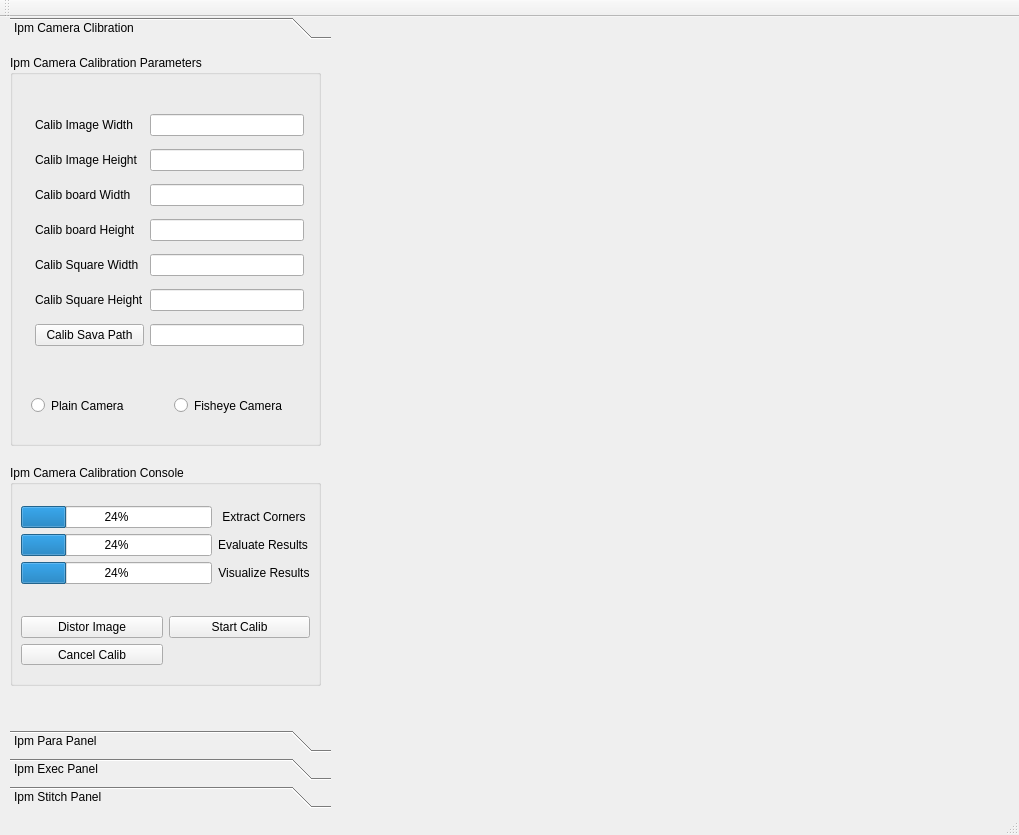
<?xml version="1.0" encoding="UTF-8"?>
<ui version="4.0">
 <class>MainWindow</class>
 <widget class="QMainWindow" name="MainWindow">
  <property name="geometry">
   <rect>
    <x>0</x>
    <y>0</y>
    <width>1019</width>
    <height>835</height>
   </rect>
  </property>
  <property name="windowTitle">
   <string>MainWindow</string>
  </property>
  <widget class="QWidget" name="centralWidget">
   <widget class="QToolBox" name="toolBox">
    <property name="geometry">
     <rect>
      <x>10</x>
      <y>0</y>
      <width>321</width>
      <height>791</height>
     </rect>
    </property>
    <property name="currentIndex">
     <number>0</number>
    </property>
    <widget class="QWidget" name="Page">
     <property name="geometry">
      <rect>
       <x>0</x>
       <y>0</y>
       <width>321</width>
       <height>667</height>
      </rect>
     </property>
     <attribute name="label">
      <string>Ipm Camera Clibration</string>
     </attribute>
     <widget class="QGroupBox" name="groupBox_4">
      <property name="geometry">
       <rect>
        <x>0</x>
        <y>10</y>
        <width>311</width>
        <height>391</height>
       </rect>
      </property>
      <property name="title">
       <string>Ipm Camera Calibration Parameters</string>
      </property>
      <widget class="QWidget" name="layoutWidget">
       <property name="geometry">
        <rect>
         <x>10</x>
         <y>330</y>
         <width>301</width>
         <height>41</height>
        </rect>
       </property>
       <layout class="QHBoxLayout" name="horizontalLayout_3">
        <item>
         <widget class="QRadioButton" name="ipm_calib_plain_cam_radioButton">
          <property name="text">
           <string>Plain Camera</string>
          </property>
         </widget>
        </item>
        <item>
         <widget class="QRadioButton" name="ipm_calib_fisheye_cam_radioButton">
          <property name="text">
           <string>Fisheye Camera</string>
          </property>
         </widget>
        </item>
       </layout>
      </widget>
      <widget class="QWidget" name="layoutWidget">
       <property name="geometry">
        <rect>
         <x>14</x>
         <y>41</y>
         <width>291</width>
         <height>271</height>
        </rect>
       </property>
       <layout class="QGridLayout" name="gridLayout_10">
        <item row="0" column="0">
         <widget class="QLabel" name="label_23">
          <property name="text">
           <string>Calib Image Width</string>
          </property>
         </widget>
        </item>
        <item row="0" column="1">
         <widget class="QLineEdit" name="ipm_calib_image_width_lineEdit"/>
        </item>
        <item row="1" column="0">
         <widget class="QLabel" name="label_24">
          <property name="text">
           <string>Calib Image Height</string>
          </property>
         </widget>
        </item>
        <item row="1" column="1">
         <widget class="QLineEdit" name="ipm_calib_image_height_lineEdit"/>
        </item>
        <item row="2" column="0">
         <widget class="QLabel" name="label_25">
          <property name="text">
           <string>Calib board Width</string>
          </property>
         </widget>
        </item>
        <item row="2" column="1">
         <widget class="QLineEdit" name="ipm_calib_board_width_lineEdit"/>
        </item>
        <item row="3" column="0">
         <widget class="QLabel" name="label_27">
          <property name="text">
           <string>Calib board Height</string>
          </property>
         </widget>
        </item>
        <item row="3" column="1">
         <widget class="QLineEdit" name="ipm_calib_board_height_lineEdit"/>
        </item>
        <item row="4" column="0">
         <widget class="QLabel" name="label_26">
          <property name="text">
           <string>Calib Square Width</string>
          </property>
         </widget>
        </item>
        <item row="4" column="1">
         <widget class="QLineEdit" name="ipm_calib_square_width_lineEdit"/>
        </item>
        <item row="5" column="0">
         <widget class="QLabel" name="label_28">
          <property name="text">
           <string>Calib Square Height</string>
          </property>
         </widget>
        </item>
        <item row="5" column="1">
         <widget class="QLineEdit" name="ipm_calib_square_height_lineEdit"/>
        </item>
        <item row="6" column="1">
         <widget class="QLineEdit" name="ipm_calib_paras_save_lineEdit"/>
        </item>
        <item row="6" column="0">
         <widget class="QToolButton" name="ipm_calib_paras_save_path_toolButton">
          <property name="sizePolicy">
           <sizepolicy hsizetype="Preferred" vsizetype="Preferred">
            <horstretch>0</horstretch>
            <verstretch>0</verstretch>
           </sizepolicy>
          </property>
          <property name="text">
           <string>Calib Sava Path</string>
          </property>
         </widget>
        </item>
       </layout>
      </widget>
     </widget>
     <widget class="QGroupBox" name="groupBox_5">
      <property name="geometry">
       <rect>
        <x>0</x>
        <y>420</y>
        <width>311</width>
        <height>221</height>
       </rect>
      </property>
      <property name="title">
       <string>Ipm Camera Calibration Console</string>
      </property>
      <widget class="QWidget" name="layoutWidget">
       <property name="geometry">
        <rect>
         <x>0</x>
         <y>140</y>
         <width>311</width>
         <height>71</height>
        </rect>
       </property>
       <layout class="QGridLayout" name="gridLayout_15">
        <item row="0" column="0">
         <widget class="QPushButton" name="ipm_calib_distorate_image_pushButton">
          <property name="text">
           <string>Distor Image</string>
          </property>
         </widget>
        </item>
        <item row="0" column="1">
         <widget class="QPushButton" name="ipm_calib_start_pushButton">
          <property name="text">
           <string>Start Calib</string>
          </property>
         </widget>
        </item>
        <item row="1" column="0">
         <widget class="QPushButton" name="ipm_calib_cancel_pushButton">
          <property name="text">
           <string>Cancel Calib</string>
          </property>
         </widget>
        </item>
       </layout>
      </widget>
      <widget class="QWidget" name="layoutWidget">
       <property name="geometry">
        <rect>
         <x>0</x>
         <y>30</y>
         <width>311</width>
         <height>101</height>
        </rect>
       </property>
       <layout class="QGridLayout" name="gridLayout_11">
        <item row="0" column="0">
         <widget class="QProgressBar" name="ipm_calib_extract_corners_progressBar">
          <property name="value">
           <number>24</number>
          </property>
         </widget>
        </item>
        <item row="0" column="1">
         <widget class="QLabel" name="label_29">
          <property name="text">
           <string>Extract Corners</string>
          </property>
          <property name="alignment">
           <set>Qt::AlignCenter</set>
          </property>
         </widget>
        </item>
        <item row="1" column="0">
         <widget class="QProgressBar" name="ipm_calib_evaluate_result_progressBar">
          <property name="value">
           <number>24</number>
          </property>
         </widget>
        </item>
        <item row="1" column="1">
         <widget class="QLabel" name="label_31">
          <property name="text">
           <string>Evaluate Results</string>
          </property>
         </widget>
        </item>
        <item row="2" column="0">
         <widget class="QProgressBar" name="ipm_calib_vis_result_progressBar">
          <property name="value">
           <number>24</number>
          </property>
         </widget>
        </item>
        <item row="2" column="1">
         <widget class="QLabel" name="label_30">
          <property name="text">
           <string>Visualize Results</string>
          </property>
          <property name="alignment">
           <set>Qt::AlignCenter</set>
          </property>
         </widget>
        </item>
       </layout>
      </widget>
     </widget>
    </widget>
    <widget class="QWidget" name="ipm_para_panel">
     <property name="geometry">
      <rect>
       <x>0</x>
       <y>0</y>
       <width>321</width>
       <height>667</height>
      </rect>
     </property>
     <attribute name="label">
      <string>Ipm Para Panel</string>
     </attribute>
     <widget class="QGroupBox" name="camera_model_groupbox">
      <property name="geometry">
       <rect>
        <x>0</x>
        <y>10</y>
        <width>321</width>
        <height>241</height>
       </rect>
      </property>
      <property name="title">
       <string>Ipm Camera Model Para</string>
      </property>
      <layout class="QGridLayout" name="gridLayout">
       <item row="0" column="0">
        <widget class="QToolButton" name="toolButton">
         <property name="text">
          <string>Calib File</string>
         </property>
        </widget>
       </item>
       <item row="0" column="1">
        <widget class="QLineEdit" name="lineEdit"/>
       </item>
       <item row="1" column="0">
        <widget class="QLabel" name="label">
         <property name="text">
          <string>Calib Width</string>
         </property>
         <property name="alignment">
          <set>Qt::AlignCenter</set>
         </property>
        </widget>
       </item>
       <item row="1" column="1">
        <widget class="QLineEdit" name="lineEdit_2"/>
       </item>
       <item row="2" column="0">
        <widget class="QLabel" name="label_2">
         <property name="text">
          <string>Calib Height</string>
         </property>
         <property name="alignment">
          <set>Qt::AlignCenter</set>
         </property>
        </widget>
       </item>
       <item row="2" column="1">
        <widget class="QLineEdit" name="lineEdit_3"/>
       </item>
       <item row="3" column="0">
        <widget class="QLabel" name="label_3">
         <property name="text">
          <string>Camera Pitch</string>
         </property>
         <property name="alignment">
          <set>Qt::AlignCenter</set>
         </property>
        </widget>
       </item>
       <item row="3" column="1">
        <widget class="QLineEdit" name="lineEdit_4"/>
       </item>
       <item row="4" column="0">
        <widget class="QLabel" name="label_9">
         <property name="text">
          <string>Camera Yaw</string>
         </property>
         <property name="alignment">
          <set>Qt::AlignCenter</set>
         </property>
        </widget>
       </item>
       <item row="4" column="1">
        <widget class="QLineEdit" name="lineEdit_10"/>
       </item>
       <item row="5" column="0">
        <widget class="QLabel" name="label_4">
         <property name="text">
          <string>Camera Name</string>
         </property>
         <property name="alignment">
          <set>Qt::AlignCenter</set>
         </property>
        </widget>
       </item>
       <item row="5" column="1">
        <widget class="QLineEdit" name="lineEdit_5"/>
       </item>
      </layout>
     </widget>
     <widget class="QGroupBox" name="ipm_model_groupbox">
      <property name="geometry">
       <rect>
        <x>0</x>
        <y>260</y>
        <width>321</width>
        <height>241</height>
       </rect>
      </property>
      <property name="title">
       <string>Ipm Model Para</string>
      </property>
      <layout class="QGridLayout" name="gridLayout_4">
       <item row="0" column="0">
        <layout class="QGridLayout" name="gridLayout_2">
         <item row="4" column="0" colspan="2">
          <widget class="QLabel" name="label_32">
           <property name="text">
            <string>CCD Img Path</string>
           </property>
           <property name="alignment">
            <set>Qt::AlignCenter</set>
           </property>
          </widget>
         </item>
         <item row="4" column="2">
          <widget class="QLineEdit" name="ccd_img_path_line_edit"/>
         </item>
         <item row="5" column="0" colspan="2">
          <widget class="QLabel" name="label_33">
           <property name="text">
            <string>CCD Dir Path</string>
           </property>
           <property name="alignment">
            <set>Qt::AlignCenter</set>
           </property>
          </widget>
         </item>
         <item row="5" column="2">
          <widget class="QLineEdit" name="ccd_img_dir_path_line_edit"/>
         </item>
         <item row="3" column="2">
          <widget class="QLineEdit" name="lineEdit_9"/>
         </item>
         <item row="2" column="2">
          <widget class="QLineEdit" name="lineEdit_8"/>
         </item>
         <item row="1" column="2">
          <widget class="QLineEdit" name="lineEdit_7"/>
         </item>
         <item row="0" column="2">
          <widget class="QLineEdit" name="lineEdit_6"/>
         </item>
         <item row="0" column="0" colspan="2">
          <widget class="QLabel" name="label_5">
           <property name="text">
            <string>Vp Point X</string>
           </property>
           <property name="alignment">
            <set>Qt::AlignCenter</set>
           </property>
          </widget>
         </item>
         <item row="1" column="0" colspan="2">
          <widget class="QLabel" name="label_6">
           <property name="text">
            <string>Vp Point Y</string>
           </property>
           <property name="alignment">
            <set>Qt::AlignCenter</set>
           </property>
          </widget>
         </item>
         <item row="2" column="0" colspan="2">
          <widget class="QLabel" name="label_7">
           <property name="text">
            <string>Ipm Width</string>
           </property>
           <property name="alignment">
            <set>Qt::AlignCenter</set>
           </property>
          </widget>
         </item>
         <item row="3" column="0" colspan="2">
          <widget class="QLabel" name="label_8">
           <property name="text">
            <string>Ipm Height</string>
           </property>
           <property name="alignment">
            <set>Qt::AlignCenter</set>
           </property>
          </widget>
         </item>
        </layout>
       </item>
      </layout>
     </widget>
     <widget class="QGroupBox" name="groupBox_7">
      <property name="geometry">
       <rect>
        <x>0</x>
        <y>510</y>
        <width>321</width>
        <height>161</height>
       </rect>
      </property>
      <property name="title">
       <string>Ipm Transform Console</string>
      </property>
      <layout class="QGridLayout" name="gridLayout_13">
       <item row="0" column="0">
        <layout class="QGridLayout" name="gridLayout_3">
         <item row="0" column="0">
          <widget class="QPushButton" name="load_ccd_img_btn">
           <property name="text">
            <string>Load Image</string>
           </property>
          </widget>
         </item>
         <item row="4" column="0">
          <widget class="QPushButton" name="generate_ipm_btn">
           <property name="text">
            <string>Generate Ipm</string>
           </property>
          </widget>
         </item>
         <item row="2" column="0">
          <widget class="QPushButton" name="load_generate_ipm_para_pushButton">
           <property name="text">
            <string>Load Ipm Generate Parameters</string>
           </property>
          </widget>
         </item>
         <item row="5" column="0">
          <widget class="QPushButton" name="save_ipm_para_btn">
           <property name="text">
            <string>Save Ipm Parameters</string>
           </property>
          </widget>
         </item>
         <item row="1" column="0">
          <widget class="QPushButton" name="generate_load_ipm_ccd_dir_pushButton">
           <property name="text">
            <string>Load Image Dir</string>
           </property>
          </widget>
         </item>
        </layout>
       </item>
      </layout>
     </widget>
    </widget>
    <widget class="QWidget" name="ipm_exec_panel">
     <property name="geometry">
      <rect>
       <x>0</x>
       <y>0</y>
       <width>321</width>
       <height>667</height>
      </rect>
     </property>
     <attribute name="label">
      <string>Ipm Exec Panel</string>
     </attribute>
     <widget class="QGroupBox" name="groupBox">
      <property name="geometry">
       <rect>
        <x>0</x>
        <y>10</y>
        <width>321</width>
        <height>231</height>
       </rect>
      </property>
      <property name="title">
       <string>Ipm Exec Para</string>
      </property>
      <layout class="QVBoxLayout" name="verticalLayout">
       <item>
        <layout class="QGridLayout" name="gridLayout_5">
         <item row="0" column="0">
          <widget class="QToolButton" name="ccd_dir_toolButton">
           <property name="text">
            <string>CCD Dir</string>
           </property>
          </widget>
         </item>
         <item row="0" column="1">
          <widget class="QLineEdit" name="ccd_dir_lineEdit"/>
         </item>
         <item row="1" column="0">
          <widget class="QToolButton" name="ipm_ret_dir_toolButton">
           <property name="text">
            <string>Ipm Dir</string>
           </property>
          </widget>
         </item>
         <item row="1" column="1">
          <widget class="QLineEdit" name="ipm_dir_lineEdit"/>
         </item>
         <item row="2" column="0">
          <widget class="QToolButton" name="frametime_path_toolButton">
           <property name="text">
            <string>Frame Path</string>
           </property>
          </widget>
         </item>
         <item row="2" column="1">
          <widget class="QLineEdit" name="frame_path_lineEdit"/>
         </item>
        </layout>
       </item>
       <item>
        <layout class="QHBoxLayout" name="horizontalLayout">
         <item>
          <widget class="QRadioButton" name="dynamic_radio_btn">
           <property name="text">
            <string>Dynamic Model</string>
           </property>
          </widget>
         </item>
         <item>
          <widget class="QRadioButton" name="static_radio_btn">
           <property name="text">
            <string>Static Model</string>
           </property>
          </widget>
         </item>
        </layout>
       </item>
      </layout>
     </widget>
     <widget class="QGroupBox" name="groupBox_6">
      <property name="geometry">
       <rect>
        <x>0</x>
        <y>270</y>
        <width>321</width>
        <height>151</height>
       </rect>
      </property>
      <property name="title">
       <string>Ipm Exec Console</string>
      </property>
      <layout class="QGridLayout" name="gridLayout_12">
       <item row="0" column="0">
        <layout class="QGridLayout" name="gridLayout_6">
         <item row="0" column="0">
          <widget class="QPushButton" name="batch_generate_ipm_pushButton">
           <property name="text">
            <string>Batch Generate Ipm</string>
           </property>
          </widget>
         </item>
         <item row="1" column="0">
          <widget class="QProgressBar" name="batch_process_ipm_progressBar">
           <property name="value">
            <number>24</number>
           </property>
          </widget>
         </item>
         <item row="2" column="0">
          <widget class="QPushButton" name="cancel_generate_ipm_pushButton">
           <property name="text">
            <string>Cancel Generate Ipm</string>
           </property>
          </widget>
         </item>
        </layout>
       </item>
      </layout>
     </widget>
    </widget>
    <widget class="QWidget" name="ipm_stitch_panel">
     <property name="geometry">
      <rect>
       <x>0</x>
       <y>0</y>
       <width>321</width>
       <height>667</height>
      </rect>
     </property>
     <attribute name="label">
      <string>Ipm Stitch Panel</string>
     </attribute>
     <widget class="QGroupBox" name="groupBox_2">
      <property name="geometry">
       <rect>
        <x>8</x>
        <y>5</y>
        <width>311</width>
        <height>521</height>
       </rect>
      </property>
      <property name="title">
       <string>Ipm Stitch Para</string>
      </property>
      <layout class="QGridLayout" name="gridLayout_14">
       <item row="0" column="0">
        <layout class="QGridLayout" name="gridLayout_7">
         <item row="0" column="0">
          <widget class="QToolButton" name="ipm_stitch_dir_toolButton">
           <property name="enabled">
            <bool>true</bool>
           </property>
           <property name="sizePolicy">
            <sizepolicy hsizetype="Preferred" vsizetype="Preferred">
             <horstretch>0</horstretch>
             <verstretch>0</verstretch>
            </sizepolicy>
           </property>
           <property name="layoutDirection">
            <enum>Qt::LeftToRight</enum>
           </property>
           <property name="text">
            <string>Ipm Dir Path</string>
           </property>
           <attribute name="buttonGroup">
            <string notr="true">buttonGroup</string>
           </attribute>
          </widget>
         </item>
         <item row="0" column="1">
          <widget class="QLineEdit" name="ipm_stitch_ipm_dir_lineEdit"/>
         </item>
         <item row="1" column="0">
          <widget class="QToolButton" name="ipm_stitch_panob_path_toolButton">
           <property name="sizePolicy">
            <sizepolicy hsizetype="Preferred" vsizetype="Preferred">
             <horstretch>0</horstretch>
             <verstretch>0</verstretch>
            </sizepolicy>
           </property>
           <property name="text">
            <string>PanotimeB Path</string>
           </property>
           <attribute name="buttonGroup">
            <string notr="true">buttonGroup</string>
           </attribute>
          </widget>
         </item>
         <item row="1" column="1">
          <widget class="QLineEdit" name="ipm_stitch_panob_path_lineEdit"/>
         </item>
         <item row="2" column="0">
          <widget class="QToolButton" name="ipm_stitch_output_path_toolButton">
           <property name="sizePolicy">
            <sizepolicy hsizetype="Expanding" vsizetype="Preferred">
             <horstretch>0</horstretch>
             <verstretch>0</verstretch>
            </sizepolicy>
           </property>
           <property name="text">
            <string>Output Path</string>
           </property>
           <attribute name="buttonGroup">
            <string notr="true">buttonGroup</string>
           </attribute>
          </widget>
         </item>
         <item row="2" column="1">
          <widget class="QLineEdit" name="ipm_stitch_output_path_lineEdit"/>
         </item>
         <item row="3" column="0">
          <widget class="QLabel" name="label_10">
           <property name="sizePolicy">
            <sizepolicy hsizetype="Expanding" vsizetype="Preferred">
             <horstretch>0</horstretch>
             <verstretch>0</verstretch>
            </sizepolicy>
           </property>
           <property name="text">
            <string>Pitch</string>
           </property>
           <property name="alignment">
            <set>Qt::AlignCenter</set>
           </property>
          </widget>
         </item>
         <item row="3" column="1">
          <widget class="QLineEdit" name="ipm_stitch_pitch_lineEdit"/>
         </item>
         <item row="4" column="0">
          <widget class="QLabel" name="label_11">
           <property name="text">
            <string>Yaw</string>
           </property>
           <property name="alignment">
            <set>Qt::AlignCenter</set>
           </property>
          </widget>
         </item>
         <item row="4" column="1">
          <widget class="QLineEdit" name="ipm_stitch_yaw_lineEdit"/>
         </item>
         <item row="5" column="0">
          <widget class="QLabel" name="label_12">
           <property name="text">
            <string>Fy</string>
           </property>
           <property name="alignment">
            <set>Qt::AlignCenter</set>
           </property>
          </widget>
         </item>
         <item row="5" column="1">
          <widget class="QLineEdit" name="ipm_stitch_fy_lineEdit"/>
         </item>
         <item row="6" column="0">
          <widget class="QLabel" name="label_13">
           <property name="text">
            <string>Ratio</string>
           </property>
           <property name="alignment">
            <set>Qt::AlignCenter</set>
           </property>
          </widget>
         </item>
         <item row="6" column="1">
          <widget class="QLineEdit" name="ipm_stitch_ratio_lineEdit"/>
         </item>
         <item row="7" column="0">
          <widget class="QLabel" name="label_14">
           <property name="text">
            <string>Step Size</string>
           </property>
           <property name="alignment">
            <set>Qt::AlignCenter</set>
           </property>
          </widget>
         </item>
         <item row="7" column="1">
          <widget class="QLineEdit" name="ipm_stitch_stepsize_lineEdit"/>
         </item>
         <item row="8" column="0">
          <widget class="QLabel" name="label_15">
           <property name="text">
            <string>Start Idx</string>
           </property>
           <property name="alignment">
            <set>Qt::AlignCenter</set>
           </property>
          </widget>
         </item>
         <item row="8" column="1">
          <widget class="QLineEdit" name="ipm_stitch_start_idx_lineEdit"/>
         </item>
         <item row="9" column="0">
          <widget class="QLabel" name="label_20">
           <property name="text">
            <string>End Idx</string>
           </property>
           <property name="alignment">
            <set>Qt::AlignCenter</set>
           </property>
          </widget>
         </item>
         <item row="9" column="1">
          <widget class="QLineEdit" name="ipm_stitch_end_idx_lineEdit"/>
         </item>
         <item row="10" column="0">
          <widget class="QLabel" name="label_16">
           <property name="text">
            <string>Ipm Center X</string>
           </property>
           <property name="alignment">
            <set>Qt::AlignCenter</set>
           </property>
          </widget>
         </item>
         <item row="10" column="1">
          <widget class="QLineEdit" name="ipm_stitch_centert_x_lineEdit"/>
         </item>
         <item row="11" column="0">
          <widget class="QLabel" name="label_17">
           <property name="text">
            <string>Ipm Center Y</string>
           </property>
           <property name="alignment">
            <set>Qt::AlignCenter</set>
           </property>
          </widget>
         </item>
         <item row="11" column="1">
          <widget class="QLineEdit" name="ipm_stitch_centert_y_lineEdit"/>
         </item>
         <item row="12" column="0">
          <widget class="QLabel" name="label_18">
           <property name="text">
            <string>Ipm Offset Top</string>
           </property>
           <property name="alignment">
            <set>Qt::AlignCenter</set>
           </property>
          </widget>
         </item>
         <item row="12" column="1">
          <widget class="QLineEdit" name="ipm_stitch_centert_top_offset_lineEdit"/>
         </item>
         <item row="13" column="0">
          <widget class="QLabel" name="label_19">
           <property name="text">
            <string>Ipm Offset Bottom</string>
           </property>
           <property name="alignment">
            <set>Qt::AlignCenter</set>
           </property>
          </widget>
         </item>
         <item row="13" column="1">
          <widget class="QLineEdit" name="ipm_stitch_centert_bottom_offset_lineEdit"/>
         </item>
        </layout>
       </item>
      </layout>
     </widget>
     <widget class="QGroupBox" name="groupBox_3">
      <property name="geometry">
       <rect>
        <x>10</x>
        <y>540</y>
        <width>311</width>
        <height>131</height>
       </rect>
      </property>
      <property name="title">
       <string>Ipm Stitch Console</string>
      </property>
      <layout class="QGridLayout" name="gridLayout_9">
       <item row="0" column="0">
        <layout class="QGridLayout" name="gridLayout_8">
         <item row="2" column="0">
          <widget class="QPushButton" name="ipm_stitch_load_para_pushButton">
           <property name="sizePolicy">
            <sizepolicy hsizetype="Preferred" vsizetype="Preferred">
             <horstretch>0</horstretch>
             <verstretch>0</verstretch>
            </sizepolicy>
           </property>
           <property name="text">
            <string>Load Para</string>
           </property>
          </widget>
         </item>
         <item row="2" column="1">
          <widget class="QPushButton" name="ipm_stitch_start_pushButton">
           <property name="sizePolicy">
            <sizepolicy hsizetype="Preferred" vsizetype="Preferred">
             <horstretch>0</horstretch>
             <verstretch>0</verstretch>
            </sizepolicy>
           </property>
           <property name="text">
            <string>Start</string>
           </property>
          </widget>
         </item>
         <item row="2" column="2">
          <widget class="QPushButton" name="ipm_stitch_save_para_pushButton">
           <property name="text">
            <string>Save Para</string>
           </property>
          </widget>
         </item>
         <item row="2" column="3">
          <widget class="QPushButton" name="ipm_stitch_cancel_pushButton">
           <property name="sizePolicy">
            <sizepolicy hsizetype="Preferred" vsizetype="Preferred">
             <horstretch>0</horstretch>
             <verstretch>0</verstretch>
            </sizepolicy>
           </property>
           <property name="text">
            <string>Cancel</string>
           </property>
          </widget>
         </item>
         <item row="0" column="0" colspan="3">
          <widget class="QProgressBar" name="ipm_stitch_stack_progressBar">
           <property name="value">
            <number>24</number>
           </property>
          </widget>
         </item>
         <item row="1" column="0" colspan="3">
          <widget class="QProgressBar" name="ipm_stitch_render_progressBar">
           <property name="value">
            <number>24</number>
           </property>
          </widget>
         </item>
         <item row="0" column="3">
          <widget class="QLabel" name="label_21">
           <property name="text">
            <string>Stack</string>
           </property>
           <property name="alignment">
            <set>Qt::AlignCenter</set>
           </property>
          </widget>
         </item>
         <item row="1" column="3">
          <widget class="QLabel" name="label_22">
           <property name="text">
            <string>Render</string>
           </property>
           <property name="alignment">
            <set>Qt::AlignCenter</set>
           </property>
          </widget>
         </item>
        </layout>
       </item>
      </layout>
     </widget>
    </widget>
   </widget>
   <widget class="QWidget" name="layoutWidget">
    <property name="geometry">
     <rect>
      <x>0</x>
      <y>0</y>
      <width>2</width>
      <height>2</height>
     </rect>
    </property>
    <layout class="QHBoxLayout" name="horizontalLayout_6"/>
   </widget>
   <widget class="QWidget" name="layoutWidget">
    <property name="geometry">
     <rect>
      <x>0</x>
      <y>0</y>
      <width>2</width>
      <height>2</height>
     </rect>
    </property>
    <layout class="QHBoxLayout" name="horizontalLayout_2"/>
   </widget>
  </widget>
  <widget class="QToolBar" name="mainToolBar">
   <attribute name="toolBarArea">
    <enum>TopToolBarArea</enum>
   </attribute>
   <attribute name="toolBarBreak">
    <bool>false</bool>
   </attribute>
  </widget>
  <widget class="QStatusBar" name="statusBar"/>
 </widget>
 <layoutdefault spacing="6" margin="11"/>
 <resources/>
 <connections/>
 <buttongroups>
  <buttongroup name="buttonGroup"/>
 </buttongroups>
</ui>
